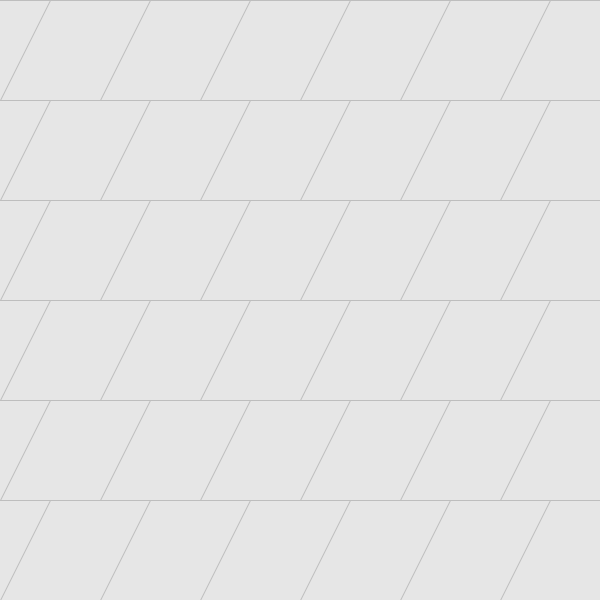
Frame 1 (no input)
Frame 60 (the mouse pressed at the canvas centre just before this capture): identical to frame 1, image omitted
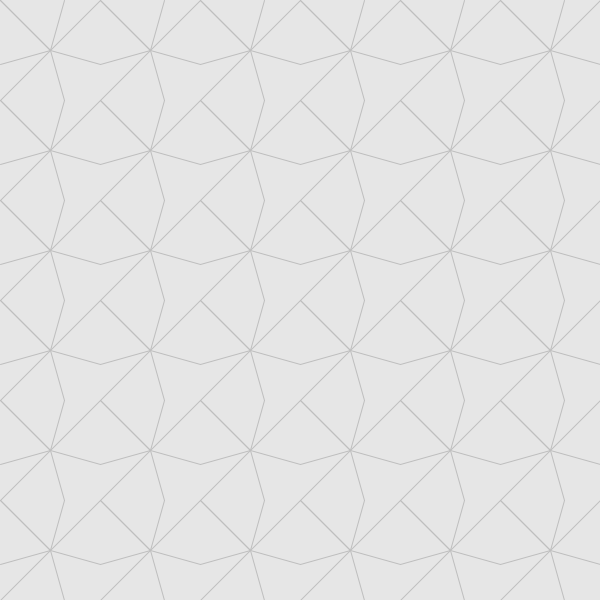
Frame 120 (the mouse held since frame 60 and released just before this capture)

The Processing sketch that drew these frames (run headless with seeded random() and noise(); from frame 60 on, the mouse is pressed at the canvas centre):

// Processing sketch: processing_142981
// ── processing_142981.pde

  /*
    Juliana Freitas Verlangieri
    Origamic //April 3, 2014
    Creative Computing - Section B

   OpenProcessing Tweak of *@*http://www.openprocessing.org/sketch/61008*@* */

//Interactions
//
//mouseX: increase tile detail
//mouseY: changes tile nod position
//arrow right/left: increase/decrease number of tiles horizontally
//arrow up/down: increase/decrease number of tiles vertically

float tileCountX = 6; //number of initial tiles horizontally
float tileCountY = 6; //number of initial tiles vertically
int count = 0;

int drawMode = 1;

void setup() {
size(600,600);
     
}

void draw(){
  
    background(230);
    smooth();
    
    //count will introduce the mouseX to the drawing,
    //because mouseX by itself would detail to much each tile
    count = mouseX/20 +5;
    //para will introduce the mouseY to the drawing,
    //because mouseY by itself would take the tiles out of the screen
    float para = (float)mouseY/height - 0.5;

    //create the grid for the tiles on Y and X
    for (int gridY=0; gridY<= tileCountY; gridY++) { 
      for (int gridX=0; gridX<= tileCountX; gridX++) { 

      //the height and width of each tile depends on the number of total tiles on the screen
      float tileWidth = width / tileCountX; 
      float tileHeight = height / tileCountY;
      float posX = tileWidth*gridX + tileWidth/2;
      float posY = tileHeight*gridY + tileHeight/2;

      pushMatrix();
      translate(posX, posY);
      
   //switch is like an if/else estatement, but it's easier to use if you have
   //three options or more. Unfortunately I didn't use more than one option,
   // but since I'm planning to add more drawModes, I left it as it is
   switch (drawMode) {
   case 1:
   
      for (float i=0; i <= count; i+= 13){
        stroke(190);
      line(0, para*tileHeight, (i/count-0.5)*tileWidth, tileHeight/2);
      line(0, para*tileHeight, (i/count-0.5)*tileWidth, -tileHeight/2);
      line(0, para*tileHeight, tileWidth/2,(i/count-0.5)*tileHeight);
      line(0, para*tileHeight, -tileWidth/2,(i/count-0.5)*tileHeight);
    }
     break;
    }
    
     popMatrix();
    }
  }
}

void keyReleased(){
  //toggles drawMode 1
   if (key == '1') drawMode = 1;
  //if (key == '2') drawMode = 2;
 // if (key == '3') drawMode = 3;

  //interactions with number of tiles
  if (keyCode == DOWN) tileCountY = max(tileCountY-1, 1);
  if (keyCode == UP) tileCountY += 1;
  if (keyCode == LEFT) tileCountX = max(tileCountX-1, 1);
  if (keyCode == RIGHT) tileCountX += 1;

}
